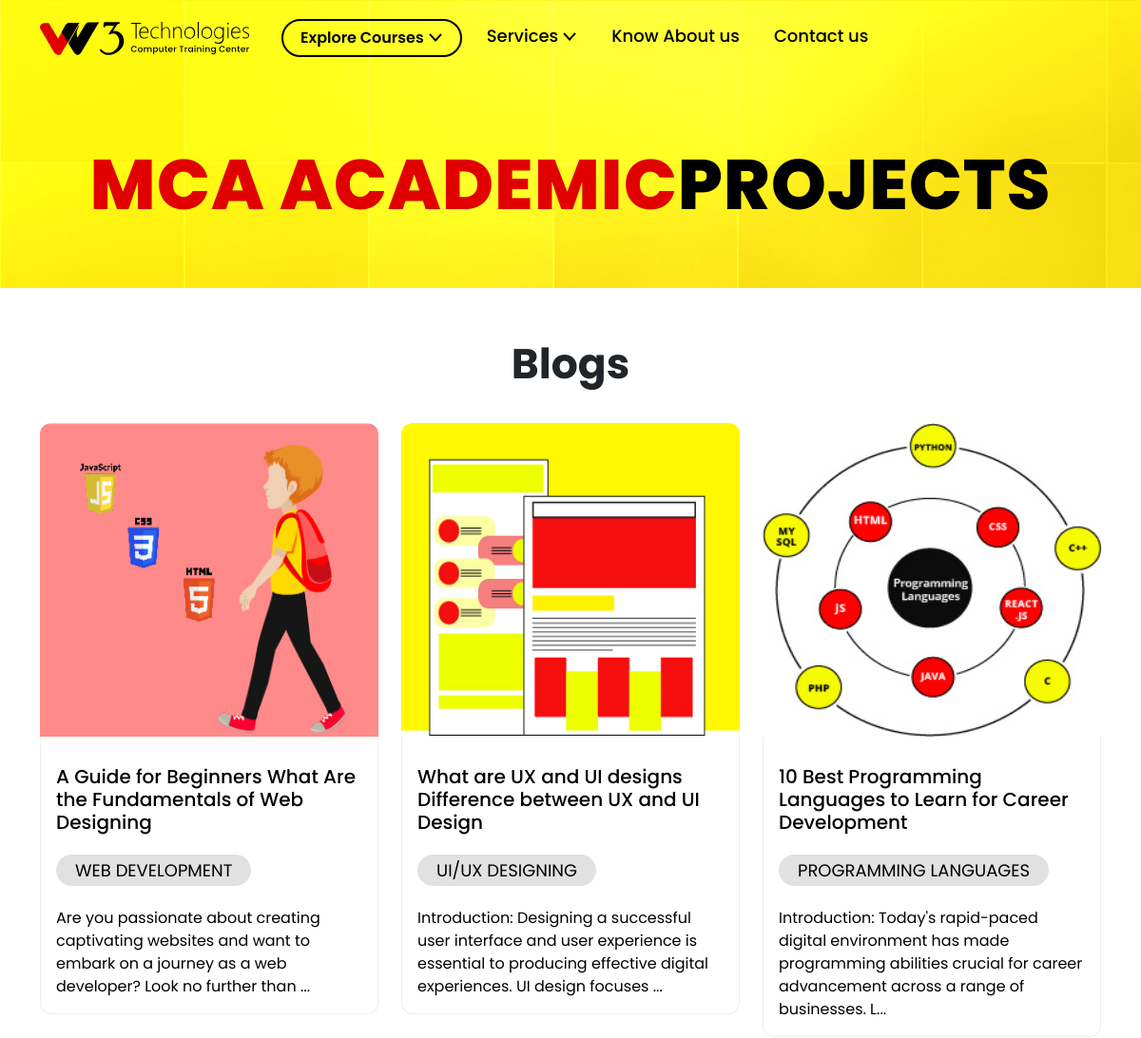
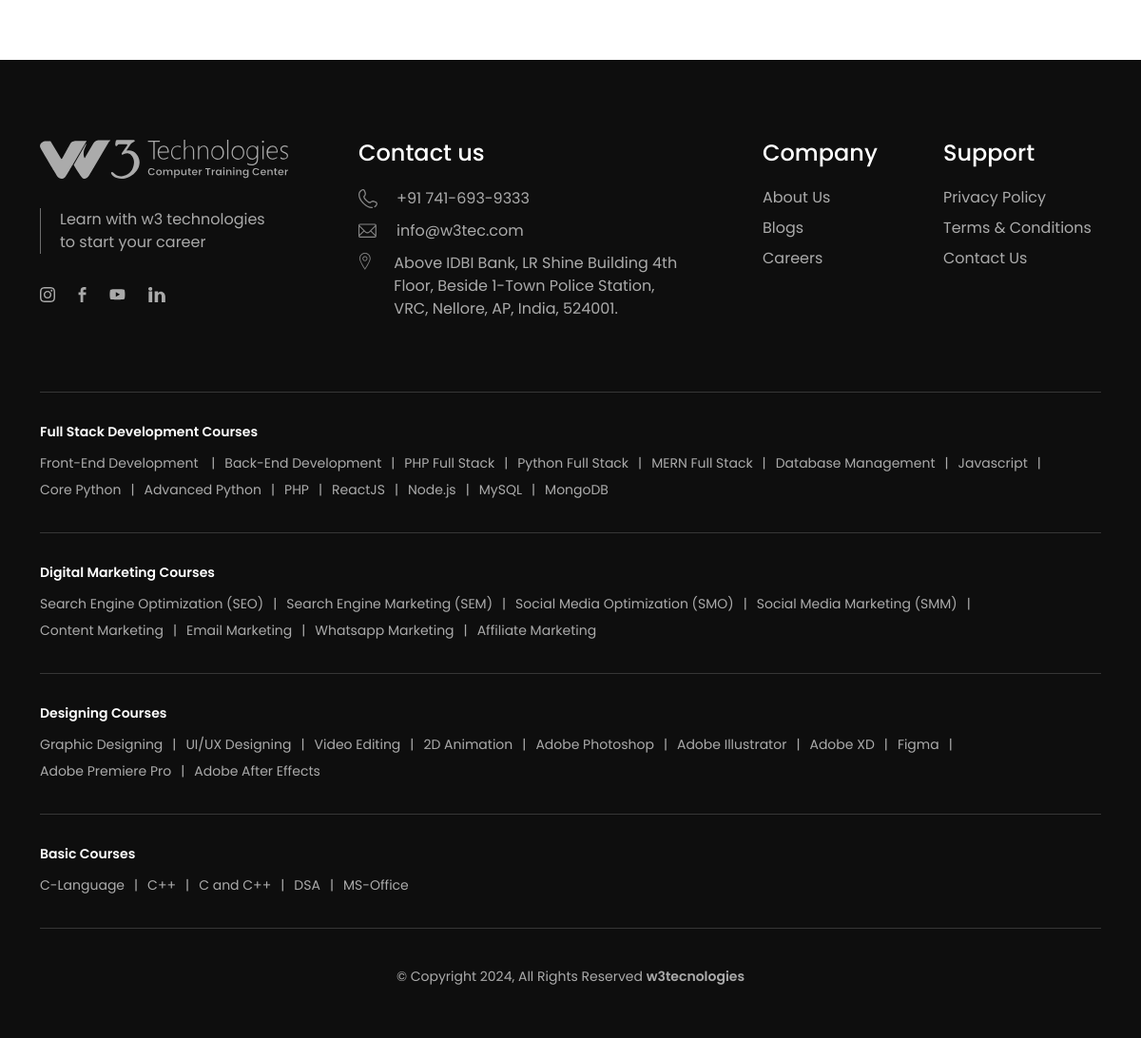
/blogs.php, run on the app's committed database (2 pictures, top to bottom).
### tables this page shows
CREATE TABLE `blog_data` (
  `blog_id` int(11) NOT NULL,
  `blog_title` varchar(255) NOT NULL,
  `blog_content` text NOT NULL,
  `header_image` varchar(225) NOT NULL,
  `meta_title` varchar(225) NOT NULL,
  `meta_description` text NOT NULL,
  `tagname` varchar(255) NOT NULL,
  `feature_image` varchar(255) NOT NULL,
  `seo_url` varchar(255) NOT NULL,
  `created_data` timestamp NOT NULL DEFAULT current_timestamp() ON UPDATE current_timestamp()
);

### blogs.php (the view, shortened to what this page needs)
<!DOCTYPE html>
<html lang="en">
<head>
     <?php include "includes/header-links.php" ?>
    <link rel="stylesheet" href="styles/blog.css">
</head>
<body>
 <main>
        <div class="blog-banner-sec">
            <?php include "includes/header.php"?>
            <div class="container">
                <div class="banner-head">
                        <h1>MCA ACADEMIC<span>Projects</span></h1>
                </div>
            </div>
        </div>
    <section class="blogs">
        <div class="container">
            <h2>Blogs</h2>
            <?php
            include "./database/db-config.php";
            $upload_dir = './blog-images/';
            $sql = "SELECT blog_id,blog_title,blog_content, meta_title,tagname, meta_description, feature_image,seo_url  FROM blog_data";
            $result = $conn->query($sql);
            if ($result->num_rows > 0) {
                echo "<div class=\"row\">";
                while ($row = $result->fetch_assoc()) {
                    $title = htmlspecialchars($row['blog_title']);
                    $image = htmlspecialchars($row['feature_image']);
                    $tag_name = strtoupper(htmlspecialchars($row['tagname']));
                    $blog_content = ($row['blog_content']);
                    $seo_url = $row['seo_url'];
                    $blog_content_truncated = substr($blog_content, 0, 160);
                    $blog_content_truncated = strip_tags($blog_content_truncated);
                    if (strlen($blog_content) > 160) {
                        $blog_content_truncated .= '...';
                    }
                    echo "<div class=\"col-12  col-sm-6 col-lg-4\">";
                         echo "<a href='/w3tec.com/blogs/" . $seo_url . ".php' class=\"card my-2 p-2\">";
                        if (!empty($image)) {
                            echo '<img class="card-img-top" src="' .$upload_dir . $image . '" alt="Feature Image" />';
                        } else {
                            echo "<p>No feature image available.</p>";
                        }
                        echo "<div class=\"card-body\">";
                        echo "<h5 class=\"card-title\">" . $title . "</h5>";
                        if($tag_name){
                            echo " <p class=\"tag-name\"> $tag_name</p>";
                        }
                        echo "<p class=\"card-text\">" .$blog_content_truncated ."</p>";
                        echo "</div>";
                        echo "</a>";
                    echo "</div>";
                }
                echo "</div>";
            }
            else {
                echo "<p>No blog posts found.</p>";
            }
            ?>
        </div>
    </section>
 </main>
<?php include "./includes/footer.php" ?>
</body>
</html>

### includes/header-links.php (shortened to what this page needs)
<?php $basepath ="/w3tec.com" ;?>
<link href="https://cdn.jsdelivr.net/npm/bootstrap@5.3.3/dist/css/bootstrap.min.css" rel="stylesheet">
<link href="https://cdnjs.cloudflare.com/ajax/libs/OwlCarousel2/2.3.4/assets/owl.carousel.min.css" rel="stylesheet">
<link href="<?php echo $basepath;?>/styles/common.css" rel="stylesheet">
<link href="<?php echo $basepath;?>/styles/nav.css" rel="stylesheet">
<link href="<?php echo $basepath;?>/styles/footer.css" rel="stylesheet">

### includes/header.php (shortened to what this page needs)
<?php $basepath= "/w3tec.com"; ?>
<header class="header " id="nav-header">
    <nav class="navbar navbar-expand-lg ">
        <div class="container-fluid">
            <div class="container">
                <div class="d-flex justify-content-between justify-content-lg-start">
                    <a class="navbar-brand" href="<?php echo $basepath;?>"> <img src="<?php echo $basepath;?>/assets/nav/w3tech-logo.svg" alt="w3tec-logo" class="img-fluid"> </a>
                <div>
                <div class="collapse navbar-collapse" id="navbarNavAltMarkup">
                    <ul class="navbar-nav">
                        <li class="nav-link dropdown-menu-item courses"><p class="explore-menu-link">Explore Courses</p>
                        </li>
                        <li class="nav-link dropdown-menu-item services-menu"><p class="services-menu-link">Services</p>
                        </li>
                        <li class="nav-link"><a class="" href="<?php echo $basepath;?>/about.php">Know About us</a></li>
                        <li class="nav-link"><a class="" href="<?php echo $basepath;?>/contact.php">Contact us</a></li>
                    </ul>
                </div>
            </div>
        </div>
    </nav>
</header>

### includes/footer.php
 <?php  $basepath = '/w3tec.com';?>
<section class="footer">
    <div class="container">
        <div class="footer-top">
            <div class="row">
                <div class="col-12 col-md-6 col-lg-3">
                    <a href="<?php echo $basepath; ?>"><img src="<?php echo $basepath ;?>/assets/footer/w3tech-logo-white.svg" alt="w3-tech-logo" class="img-fluid"></a>
                    <div class="learn-with-w3">
                        <p>Learn with w3 technologies  </p>
                        <p>to start your career</p>
                    </div>
                    <div class="d-flex gap-4">
                        <a href="https://www.instagram.com/w3tecnologies"><img src="<?php echo $basepath; ?>/assets/footer/insta-icon.svg" alt="insta-icon"></a>
                        <a href="https://www.facebook.com/w3tecnologies"><img src="<?php echo $basepath; ?>/assets/footer/fb-icon.svg" alt="fb-icon"></a>
                        <a href="https://www.youtube.com/@w3tecnologies"><img src="<?php echo $basepath; ?>/assets/footer/youtube-icon.svg" alt="youtube-icon"></a>
                        <a href="https://www.linkedin.com/company/w3tecnologies"><img src="<?php echo $basepath; ?>/assets/footer/linkedin-icon.svg" alt="linkedin-icon"></a>
                    </div>
                </div>
                <div class="col-12 col-md-6 col-lg-5">
                    <div class="contact-us pt-4 pt-md-0">
                        <h4>Contact us</h4>
                        <div class="pt-2">
                            <ul class="contact-details">
                                 <li class="phone"><a href="tel:+917416939333" ><img src="<?php echo $basepath; ?>/assets/footer/phone-icon.svg" alt="phone-icon" class="contact-icon"><span>+91 741-693-9333</span></a></li>
                                 <li class="email"><a href="mailto:info@w3tec.com"><img src="<?php echo $basepath; ?>/assets/footer/email-icon.svg" alt="email-icom" class="contact-icon"><span>info@w3tec.com</span> </a></li>
                            </ul>
                            <div class="d-flex gap-4 location">
                                <img src="<?php echo $basepath; ?>/assets/footer/location-icon.svg" alt="location-icon" class="contact-icon">
                                <p class="address">Above IDBI Bank, LR Shine Building 4th Floor, Beside 1-Town Police Station, VRC, Nellore, AP, India, 524001.</p>
                            </div>
                        </div>
                    </div>
                </div>
                <div class="col-12 col-md-6 col-lg-2">
                    <div class="company pt-4 pt-lg-0">
                        <h4>Company</h4>
                        <ul class="pt-2">
                            <li><a href="<?php echo $basepath;?>/about.php"><span>About Us</span></a></li>
                            <li><a href="<?php echo $basepath;?>/blogs.php"><span>Blogs</span></a></li>
                            <li><a href="<?php echo $basepath;?>/careers.php"><span>Careers</span></a></li>
                        </ul>
                    </div>
                </div>
                <div class="col-12 col-md-6 col-lg-2">
                <div class="support pt-4 pt-lg-0">
                        <h4>Support</h4>
                        <ul class="pt-2">
                            <li><a href="<?php echo $basepath;?>/privacy-policy.php"><span>Privacy Policy</span></a></li>
                            <li><a href="<?php echo $basepath;?>/terms-conditions.php"><span>Terms & Conditions</span></a></li>
                            <li><a href="<?php echo $basepath;?>/contact.php"><span>Contact Us</span></a></li>
                        </ul>
                    </div>
                </div>
            </div>
        </div>
        <hr>
            <div class="footer-courses">
            <h6 class="course-name">Full Stack Development Courses</h6>
            <ul class="sub-courses ">
                <li><a href="">Front-End Development</a> </li>
                <li><a href="">Back-End Development</a></li>
                <li><a href="<?php echo $basepath;?>/courses/laravel.php">PHP Full Stack</a></li>
                <li><a href="<?php echo $basepath;?>/courses/python-fullstack.php">Python Full Stack</a></li>
                <li><a href="<?php echo $basepath;?>/courses/mern-stack.php">MERN Full Stack</a></li>
                <li><a href="<?php echo $basepath;?>/courses/sql.php">Database Management</a></li>
                <li><a href="">Javascript</a></li>
                <li><a href="<?php echo $basepath;?>/courses/python.php">Core Python</a></li>
                <li><a href="<?php echo $basepath;?>/courses/python.php">Advanced Python</a></li>
                <li><a href="<?php echo $basepath;?>/courses/php-mysql.php">PHP</a></li>
                <li><a href="">ReactJS</a></li>
                <li><a href="">Node.js</a></li>
                <li><a href="<?php echo $basepath;?>/courses/sql.php">MySQL</a></li>
                <li><a href="">MongoDB</a></li>
            </ul>
            </div>
            <hr>
        <div class="footer-courses">
            <h6 class="course-name">Digital Marketing Courses</h6>
            <ul class="sub-courses ">
                <li><a href="<?php echo $basepath;?>/courses/digital-marketing.php">Search Engine Optimization (SEO)</a></li>
                <li><a href="<?php echo $basepath;?>/courses/digital-marketing.php">Search Engine Marketing (SEM)</a></li>
                <li><a href="<?php echo $basepath;?>/courses/digital-marketing.php">Social Media Optimization (SMO)</a></li>
                <li><a href="<?php echo $basepath;?>/courses/digital-marketing.php">Social Media Marketing (SMM)</a></li>
                <li><a href="<?php echo $basepath;?>/courses/digital-marketing.php">Content Marketing</a></li>
                <li><a href="<?php echo $basepath;?>/courses/digital-marketing.php">Email Marketing</a></li>
                <li><a href="<?php echo $basepath;?>/courses/digital-marketing.php">Whatsapp Marketing</a></li>
                <li><a href="<?php echo $basepath;?>/courses/digital-marketing.php">Affiliate Marketing</a></li>
            </ul>
        </div>
            <hr>
        <div class="footer-courses">
            <h6 class="course-name">Designing Courses</h6>
            <ul class="sub-courses ">
                <li><a href="<?php echo $basepath;?>/courses/graphic-design.php">Graphic Designing</a></li>
                <li><a href="<?php echo $basepath;?>/courses/ui-ux-design.php">UI/UX Designing</a></li>
                <li><a href="">Video Editing</a></li>
                <li><a href="">2D Animation</a></li>
                <li><a href="">Adobe Photoshop</a></li>
                <li><a href="">Adobe Illustrator</a></li>
                <li><a href="">Adobe XD</a></li>
                <li><a href="">Figma</a></li>
                <li><a href="">Adobe Premiere Pro</a></li>
                <li><a href="">Adobe After Effects</a></li>
            </ul>
        </div>
            <hr>
        <div class="footer-courses">
            <h6 class="course-name">Basic Courses</h6>
            <ul class="sub-courses ">
                <li><a href="<?php echo $basepath;?>/courses/c.php">C-Language</a></li>
                <li><a href="<?php echo $basepath;?>/courses/cpp.php">C++</a></li>
                <li><a href="<?php echo $basepath;?>/courses/c-cpp.php">C and C++</a></li>
                <li><a href="<?php echo $basepath;?>/courses/dsa.php">DSA</a></li>
                <li><a href="<?php echo $basepath;?>/courses/ms-office.php">MS-Office</a></li>
            </ul>
        </div>
            <hr>
            <div class="footer-bottom pt-3 pt-md-4">
                <p class="copy-rights">© Copyright 2024, All Rights Reserved  <a href="https://w3tec.com/">w3tecnologies</a></p>
            </div>
    </div>
</section>

### styles/common.css (style rules this page uses)
:root { --font:"Poppins", sans-serif; --black:#000; --light-black: #313131; --red: #E10000; --white:#FFF; --bg-black :#0E0E0E; --light-gray: #EEEEEE; --yellow:#FFE600; --bluish-gray: #4F607A; --brown: #964500; --green:#008000 }
body { font-family: var(--font); }
a { text-decoration: none; }
ul,ol { padding: 0; margin: 0; }
ul li,ol li { list-style: none; }
p { margin-bottom: 0; }
h2 { font-size: 44px; }

### styles/nav.css (style rules this page uses)
.header { padding: 10px 0px; }
.nav-link , .nav-link a { font-family: var(--font); font-weight: 500; font-size: 18px; line-height: 24px; margin-left: 10px; color: #000; }
.explore-menu-link { padding: 6px 18px; margin-top: -6px; border: 2px solid var(--black); border-radius: 20px; color: black; font-size: 16px; font-weight: 600; }
.explore-menu-link::after, .explore-course-link::after, .services-menu-link::after { content: " "; width: 15px; height: 10px; margin-left: 5px; background-image: url('../assets/nav/down-arrow.png'); background-repeat: no-repeat; display: inline-block; }
.dropdown-menu-item { position: relative; }

### styles/footer.css (style rules this page uses)
.footer { background-color: var(--bg-black); padding: 54px 0px; color: #FFFFFFA6; }
.footer a { color: #FFFFFFA6 !important; }
.footer h4, .footer h6 { color: var(--white); }
.footer .footer-top { padding: 30px 0px 54px 0px; }
.footer .footer-top .learn-with-w3 { margin: 30px 0px; border-left: 0.5px solid #FFFFFF66; padding-left: 20px; }
.footer .footer-top .contact-us { padding: 0 50px; }
.footer .footer-top .contact-us .contact-icon { width: 20px; height: 20px; }
.footer .footer-top .contact-us .contact-details span { margin-left: 20px; }
.footer .footer-top .location,.footer .footer-top .phone ,.footer .footer-top .email { padding: 5px 0px; }
.footer .company li,.footer .support li,.footer .footer-courses .sub-courses li { line-height: 2; }
.footer .footer-courses { padding: 15px 0px; }
.footer .footer-courses .course-name { font-size: 14px; font-weight: 600; line-height: 21px; }
.footer .footer-courses .sub-courses { display: flex; flex-wrap: wrap; font-size: 14px; font-weight: 400; line-height: 21px; }
.footer .footer-courses .sub-courses li::after { content: "|"; padding: 0px 10px; }
.footer .footer-courses .sub-courses li:last-child::after { content: ""; }
.footer .footer-bottom .copy-rights { text-align: center; font-size: 14px; font-weight: 400; line-height: 21px; }
.footer .footer-bottom .copy-rights a { color: var(--white); font-weight: 600; }

### styles/blog.css (style rules this page uses)
.blog-banner-sec { background-image: url('../assets/box-bg.png'); }
.blog-banner-sec .banner-head { padding: 74px 0px ; }
.blog-banner-sec .banner-head h1 { font-size: 74px; font-weight: 800; line-height: 69px; letter-spacing: 1px; color: var(--red); text-transform: uppercase; text-align: center; margin: 0px; }
.blog-banner-sec .banner-head h1 span { color: var(--black); }
.blogs { padding: 56px 0px; }
.blogs h2 { font-size: 44px; font-weight: 700; line-height: 48px; text-align: center; margin-bottom: 30px; }
.card, .card:hover { padding: 0 !important; text-decoration: none; color: black; border: none !important; border-radius: 12px !important; }
.card .card-img-top { height: 330px; border-top-left-radius: 12px; border-top-right-radius: 12px; }
.card .card-body { padding-top: 30px; border-width : 0px 1px 1px 1px; border-style: solid; border-color: #eee; border-bottom-left-radius: 12px; border-bottom-right-radius: 12px; }
.card .tag-name { font-weight: 400; font-size: 18px; width: max-content; padding: 3px 20px; border-radius: 17px; margin: 22px 0px; background-color: #e1e1e1; color: #000; }

### data on the page
blog_data: feature_image (picture), blog_title "A Guide for Beginners What Are the Fundamentals of Web Designing", tagname "WEB DEVELOPMENT", blog_content "Are you passionate about creating captivating websites and want to embark on a journey as a web developer? Look no further than ..."
blog_data: feature_image (picture), blog_title "What are UX and UI designs Difference between UX and UI Design", tagname "UI/UX DESIGNING", blog_content "Introduction: Designing a successful user interface and user experience is essential to producing effective digital experiences. UI design focuses ..."
blog_data: feature_image (picture), blog_title "10 Best Programming Languages to Learn for Career Development", tagname "PROGRAMMING LANGUAGES", blog_content "Introduction: Today's rapid-paced digital environment has made programming abilities crucial for career advancement across a range of businesses. L..."
